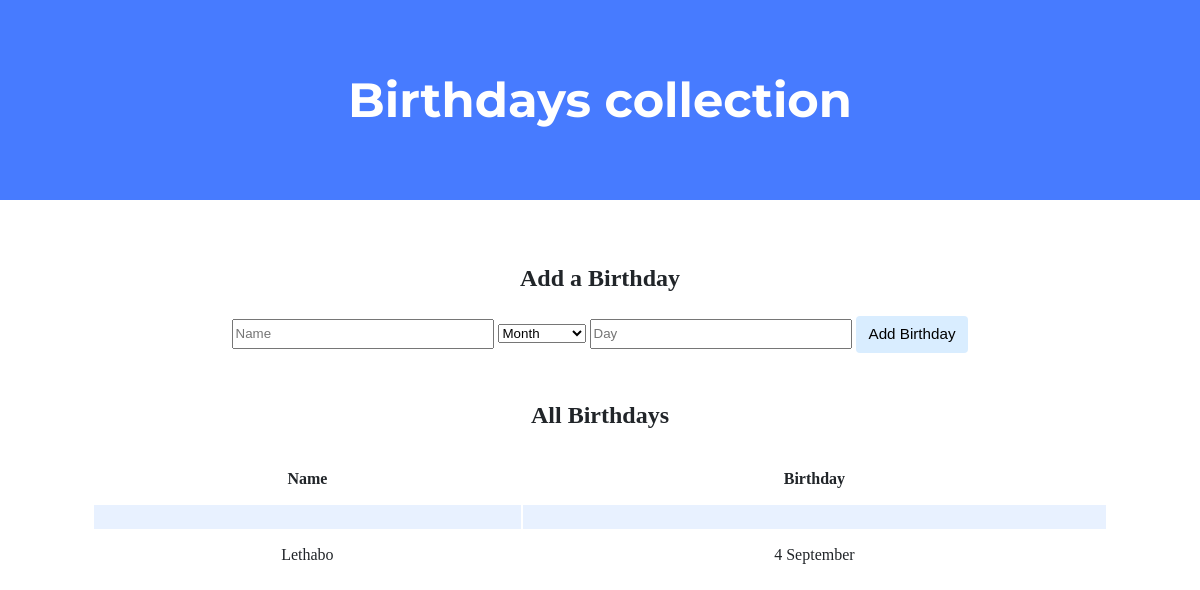
Before: / with the older database file.
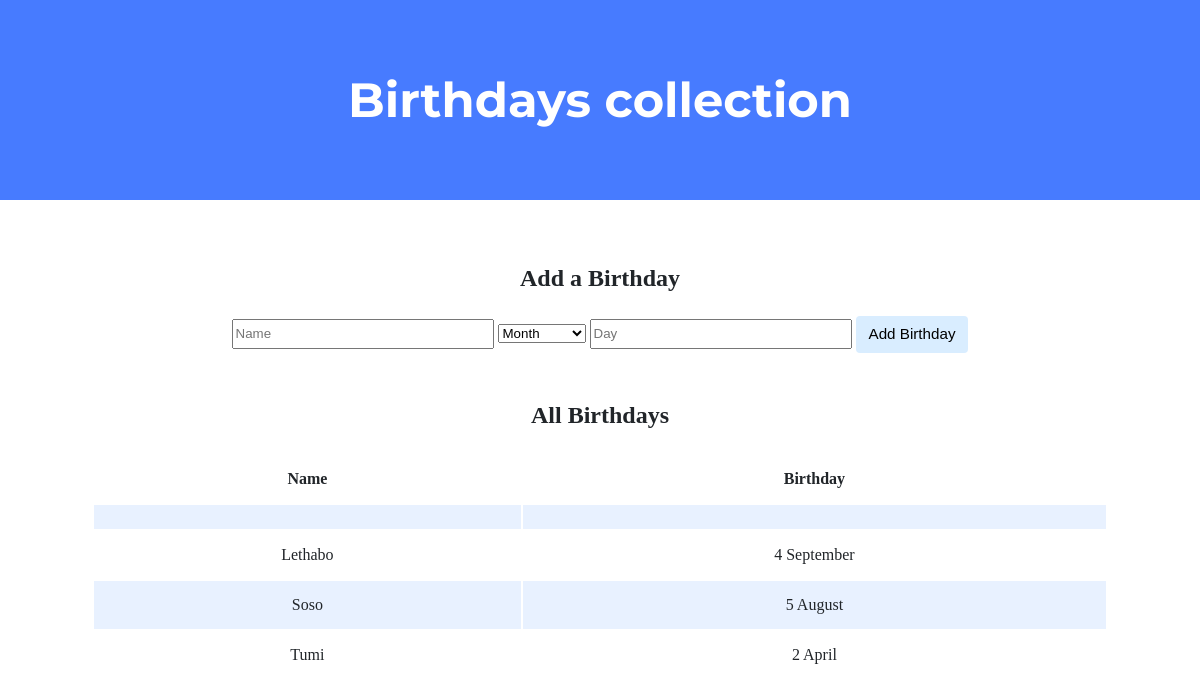
After: the same page with the newer database file.
### tables this page shows
CREATE TABLE birthdays (
            id INTEGER PRIMARY KEY AUTOINCREMENT,
            name TEXT NOT NULL,
            month INTEGER NOT NULL,
            day INTEGER NOT NULL
        );

### app.py (the view, shortened to what this page needs)
@app.route("/", methods=["GET", "POST"])
def index():
    connection = get_db_connection()
    rows = connection.execute(
        "SELECT * FROM birthdays"
    ).fetchall()
    connection.close()
    return render_template("index.html", rows=rows)

### app.py (called while the page is built)
def get_db_connection():
    connection = sqlite3.connect("birthdays.db")
    connection.row_factory = sqlite3.Row
    return connection

@app.after_request
def after_request(response):
    response.headers["Cache-Control"] = "no-cache, no-store, must-revalidate"
    response.headers["Expires"] = "0"
    response.headers["Pragma"] = "no-cache"
    return response

### templates/index.html (shortened to what this page needs)
<!DOCTYPE html>
<html lang="en">
    <head>
        <link href="/static/styles.css" rel="stylesheet">
    </head>
    <body>
        <div class="header">
            <h1>Birthdays collection</h1>
        </div>
        <div class="container">
            <div class="section">
<h2>Add a Birthday</h2>
<form action="/" method="post">
    <input name="name" placeholder="Name" type="text" required>
    <select name="month" required>
        <option value="" disabled selected>Month</option>
    </select>
    <input name="day" placeholder="Day" type="number" min="1" max="31" required>
    <input type="submit" value="Add Birthday">
</form>
            </div>
            <div class="section">
                <h2>All Birthdays</h2>
                <table>
                    <thead>
                        <tr>
                            <th>Name</th>
                            <th>Birthday</th>
                        </tr>
                    </thead>
                    <tbody>
                         {% for row in rows%}
                            <tr>
                                <td> {{row.name}}</td>
                               <td>{{ row.day }} {{ ["", "January", "February", "March", "April", "May", "June", "July", "August", "September", "October", "November", "December"][row.month] }}</td>
                            </tr>
                         {% endfor %}
                    </tbody>
                </table>
            </div>
        </div>
    </body>
</html>

### static/styles.css (style rules this page uses)
body { background-color: #fff; color: #212529; font-size: 1rem; font-weight: 400; line-height: 1.5; margin: 0; text-align: left; }
.container { margin-left: auto; margin-right: auto; padding-left: 15px; padding-right: 15px; text-align: center; width: 90%; }
.header { background-color: #477bff; color: #fff; margin-bottom: 2rem; padding: 2rem 1rem; text-align: center; }
.section { padding-bottom: 1rem; padding-left: 2rem; padding-right: 2rem; padding-top: 0.5rem; }
h1 { font-family: 'Montserrat', sans-serif; font-size: 48px; }
button, input[type="submit"] { background-color: #d9edff; border: 1px solid transparent; border-radius: 0.25rem; font-size: 0.95rem; font-weight: 400; line-height: 1.5; padding: 0.375rem 0.75rem; text-align: center; transition: color 0.15s ease-in-out, background-color 0.15s ease-in-out, border-color 0.15s ease-in-out, box-shadow 0.15s ease-in-out; vertical-align: middle; }
input[type="text"], input[type="number"] { line-height: 1.8; width: 25%; }
table { background-color: transparent; margin-bottom: 1rem; width: 100%; }
table th, table td { padding: 0.75rem; vertical-align: middle; }
tbody tr:nth-of-type(odd) { background-color: rgb(179, 208, 255, 0.3) }

Changed rows visible on the page:
added birthdays: name "Soso", day "5", month "August"
added birthdays: name "Tumi", day "2", month "April"
